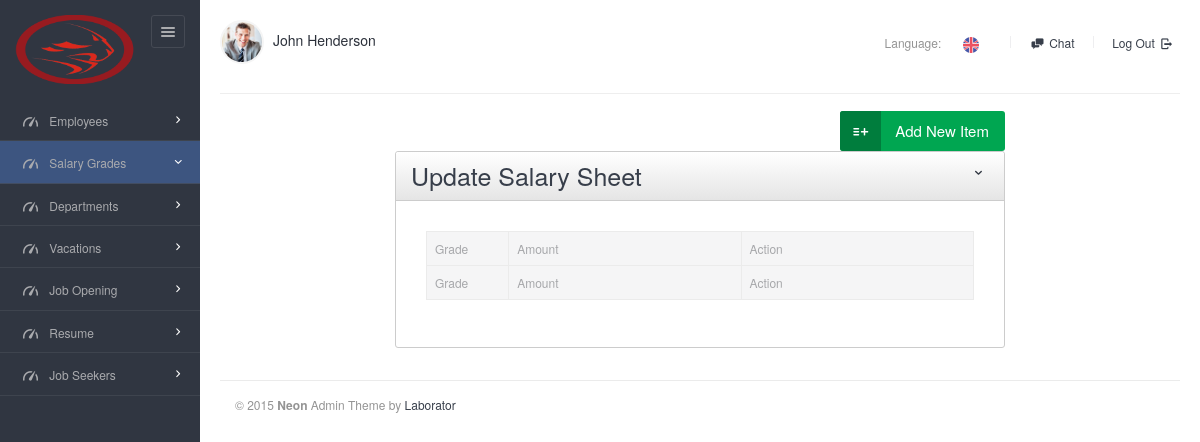
The app's page /views/salary/index.php, older data.
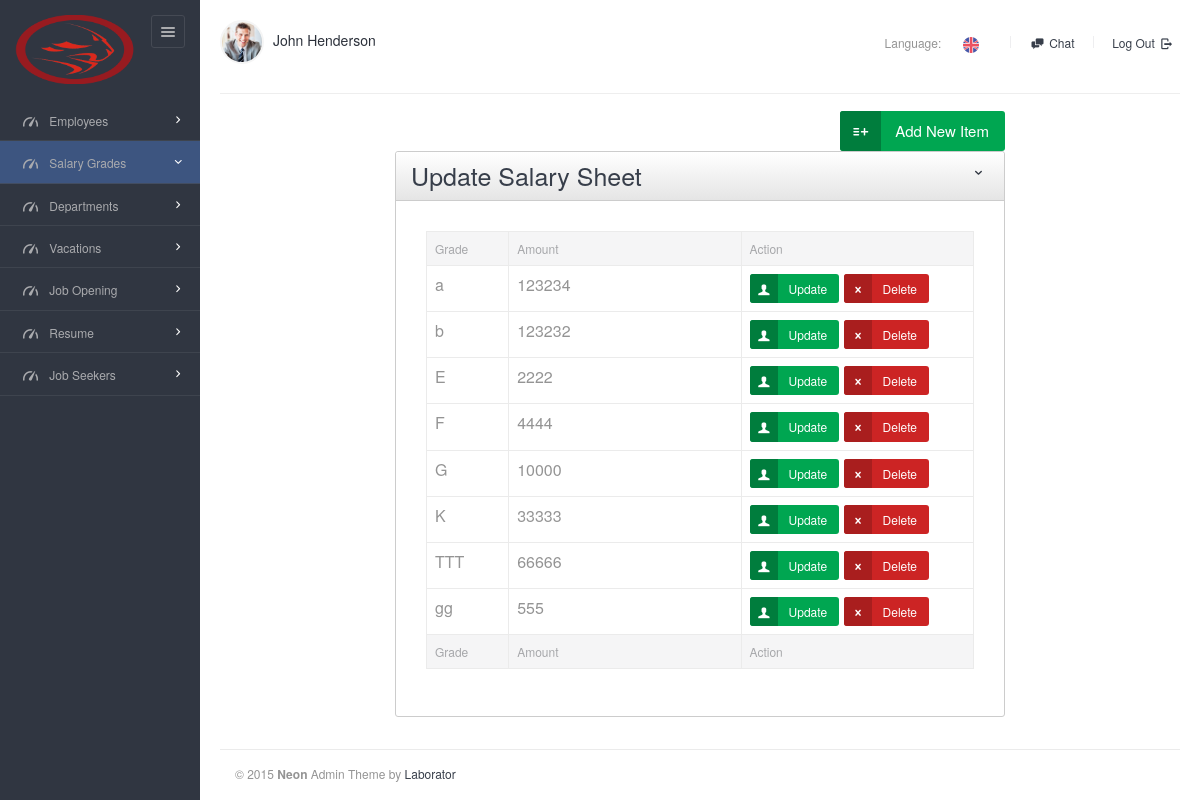
The same page, newer data.
### tables this page shows
CREATE TABLE `salary_sheet` (
  `id` int(11) NOT NULL,
  `title` varchar(255) DEFAULT NULL,
  `amount` float DEFAULT NULL
);

### src/DB/Database.php (called while the page is built, shortened)
<?php
class Database{
    public function __construct(){
        try {
            $this->connection=new PDO('mysql:host=localhost;dbname=final_project', "root","");
        }
        catch (PDOException $e) {
            echo $e->getMessage();
        }
    }
}

### src/SalarySheet/Salarysheet.php (called while the page is built, shortened)
<?php
class SalarySheet extends DB{
    public function index($fetchMode="ASSOC"){
        $STH = $this->connection->query('SELECT * from salary_sheet');
        $fetchMode = strtoupper($fetchMode);
        if(substr_count($fetchMode, "OBJ")>0)   $STH->setFetchMode(PDO::FETCH_OBJ);
        else               $STH->setFetchMode(PDO::FETCH_ASSOC);
        $arrAllData  = $STH->fetchAll();
        return $arrAllData;
    }
}
?>

### views/salary/index.php (the view, shortened to what this page needs)
<?php
$objEmployee = new SalarySheet();
$allData = $objEmployee->index();
?>
<!DOCTYPE html>
<html lang="en">
<head>
    <link rel="stylesheet" href="../../assets/js/jquery-ui/css/no-theme/jquery-ui-1.10.3.custom.min.css">
    <link rel="stylesheet" href="../../assets/css/font-icons/entypo/css/entypo.css">
    <link rel="stylesheet" href="../../assets/css/bootstrap.css">
    <link rel="stylesheet" href="../../assets/css/core.css">
    <link rel="stylesheet" href="../../assets/css/theme.css">
    <link rel="stylesheet" href="../../assets/css/forms.css">
    <link rel="stylesheet" href="../../assets/css/custom.css">
    <link rel="stylesheet" href="../../assets/css/sabuj.css">
</head>
<body class="page-body" data-url="http://neon.dev">
<div class="page-container">
    <div class="sidebar-menu">
        <div class="sidebar-menu-inner">
            <header class="logo-env">
                <div class="logo">
                    <a href="../../index.php">
                        <img src="../../assets/images/logo@2x.png" width="120" alt="" />
                    </a>
                </div>
                <div class="sidebar-collapse">
                    <a href="#" class="sidebar-collapse-icon">
                        <i class="entypo-menu"></i>
                    </a>
                </div>
            </header>
            <ul id="main-menu" class="main-menu">
                <li class="has-sub">
                    <a href="index.php">
                        <i class="entypo-gauge"></i>
                        <span class="title">Employees</span>
                    </a>
                </li>
                <li class="opened has-sub">
                    <a href="index.php">
                        <i class="entypo-gauge"></i>
                        <span class="title">Salary Grades</span>
                    </a>
                </li>
                <li class="has-sub">
                    <a href="index.php">
                        <i class="entypo-gauge"></i>
                        <span class="title">Departments</span>
                    </a>
                </li>
                <li class="has-sub">
                    <a href="index.php">
                        <i class="entypo-gauge"></i>
                        <span class="title">Vacations</span>
                    </a>
                </li>
                <li class="has-sub">
                    <a href="index.php">
                        <i class="entypo-gauge"></i>
                        <span class="title">Job Opening</span>
                    </a>
                </li>
                <li class="has-sub">
                    <a href="index.php">
                        <i class="entypo-gauge"></i>
                        <span class="title"> Resume </span>
                    </a>
                </li>
                <li class="has-sub">
                    <a href="index.php">
                        <i class="entypo-gauge"></i>
                        <span class="title"> Job Seekers </span>
                    </a>
                </li>
            </ul>
        </div>
    </div>
    <div class="main-content">
        <div class="row">
            <div class="col-md-6 col-sm-8 clearfix">
                <ul class="user-info pull-left pull-none-xsm">
                    <li class="profile-info dropdown">
                        <a href="#" class="dropdown-toggle" data-toggle="dropdown">
                            <img src="../../assets/images/thumb-1@2x.png" alt="" class="img-circle" width="44" />
                            John Henderson
                        </a>
                    </li>
                </ul>
            </div>
            <div class="col-md-6 col-sm-4 clearfix hidden-xs">
                <ul class="list-inline links-list pull-right">
                    <li class="dropdown language-selector">
                        Language: &nbsp;
                        <a href="#" class="dropdown-toggle" data-toggle="dropdown" data-close-others="true">
                            <img src="../../assets/images/flags/flag-uk.png" width="16" height="16" />
                        </a>
                    </li>
                    <li class="sep"></li>
                    <li>
                        <a href="#" data-toggle="chat" data-collapse-sidebar="1">
                            <i class="entypo-chat"></i>
                            Chat
                        </a>
                    </li>
                    <li class="sep"></li>
                    <li>
                        <a href="extra-login.html">
                            Log Out <i class="entypo-logout right"></i>
                        </a>
                    </li>
                </ul>
            </div>
        </div>
        <hr />
        <div class="col-sm-8 col-sm-offset-2" style="text-align: right">
            <a href="javascript:;" onclick="jQuery('#modal-1').modal('show');" class="btn btn-success btn-lg btn-icon icon-left">
                <i class="entypo-list-add"></i>
                Add New Item
            </a>
        </div>
        <form role="form" action="" method="post" enctype="multipart/form-data" class="form-horizontal form-groups-bordered">
            <div class="col-md-8 col-sm-offset-2">
                <div class="panel panel-gradient" data-collapsed="0">
                    <div class="panel-heading">
                        <div class="panel-title"><h2> Update Salary Sheet</h2></div>
                        <div class="panel-options">
                            <a href="#" data-rel="collapse"><i class="entypo-down-open"></i></a>
                        </div>
                    </div>
                    <div class="panel-body">
                        <div class="panel-body">
                            <table class="table table-bordered datatable" id="table-1">
                                <thead>
                                <tr>
                                    <th class="col-lg-1">Grade</th>
                                    <th class="col-lg-3">Amount</th>
                                    <th class="col-lg-3">Action</th>
                                </tr>
                                </thead>
                                <tbody>
                                <?php foreach($allData as $data){?>
                                <tr class="odd gradeX">
                                    <td><?php echo $data['title']?></td>
                                    <td><?php echo $data['amount']?></td>
                                    <td>
                                        <a href="edit.php?id=<?php echo $data['id']?>" class="btn btn-success btn-md btn-icon icon-left" role="button">
                                            <i class="entypo-user"></i>
                                            Update
                                        </a>
                                        <a href="delete.php?id=<?php echo $data['id']?>" class="btn btn-danger btn-md btn-icon icon-left" role="button">
                                            <i class="entypo-cancel"></i>
                                            Delete
                                        </a>
                                    </td>
                                    <?php }?>
                                </tr>
                                </tbody>
                                <tfoot>
                                <tr>
                                    <th class="col-lg-1">Grade</th>
                                    <th class="col-lg-3">Amount</th>
                                    <th class="col-lg-3">Action</th>
                                </tfoot>
                            </table>
                        </div>
                    </div>
                </div>
            </div>
        </form>
        <footer class="main col-lg-12">
            &copy; 2015 <strong>Neon</strong> Admin Theme by <a href="http://laborator.co" target="_blank">Laborator</a>
        </footer>
    </div>
    <link rel="stylesheet" href="../../assets/js/selectboxit/jquery.selectBoxIt.css">
</body>
</html>

### assets/css/sabuj.css (style rules this page uses)
.opened { background-color: #3D5580; }
.table > tbody > tr > td { font-size: 16px !important; }

Row changes from the older to the newer data that the page shows:
added salary_sheet: title "a", amount "123234"
added salary_sheet: title "b", amount "123232"
added salary_sheet: title "E", amount "2222"
added salary_sheet: title "F", amount "4444"
added salary_sheet: title "G", amount "10000"
added salary_sheet: title "K", amount "33333"
added salary_sheet: title "TTT", amount "66666"
added salary_sheet: title "gg", amount "555"
